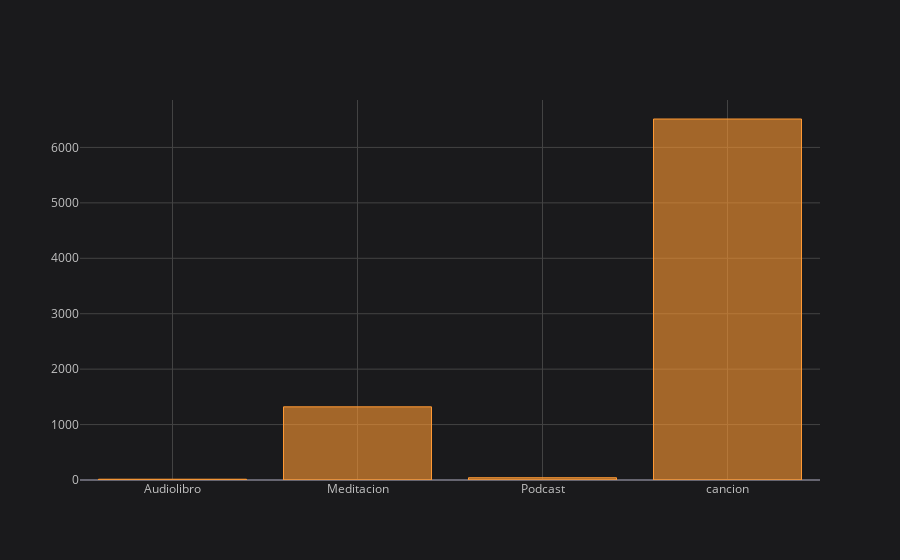

The notebook cell saved with this chart:
### Code cell
top_escuchados_num.iplot(kind='bar')

### Figure 1 — Plotly figure (JSON) as saved in the notebook; plotly's stock layout.template omitted (floating-point values rounded to 4 significant figures)
{"data": [{"marker": {"color": "rgba(255, 153, 51, 0.6)", "line": {"color": "rgba(255, 153, 51, 1.0)", "width": 1}}, "name": "Segundos", "orientation": "v", "text": "", "type": "bar", "x": ["Audiolibro", "Meditacion", "Podcast", "cancion"], "y": [14, 1320, 41, 6513]}], "layout": {"legend": {"bgcolor": "#1A1A1C", "font": {"color": "#D9D9D9"}}, "paper_bgcolor": "#1A1A1C", "plot_bgcolor": "#1A1A1C", "title": {"font": {"color": "#D9D9D9"}}, "xaxis": {"gridcolor": "#434343", "showgrid": true, "tickfont": {"color": "#C2C2C2"}, "title": {"font": {"color": "#D9D9D9"}, "text": ""}, "zerolinecolor": "#666570"}, "yaxis": {"gridcolor": "#434343", "showgrid": true, "tickfont": {"color": "#C2C2C2"}, "title": {"font": {"color": "#D9D9D9"}, "text": ""}, "zerolinecolor": "#666570"}}}
